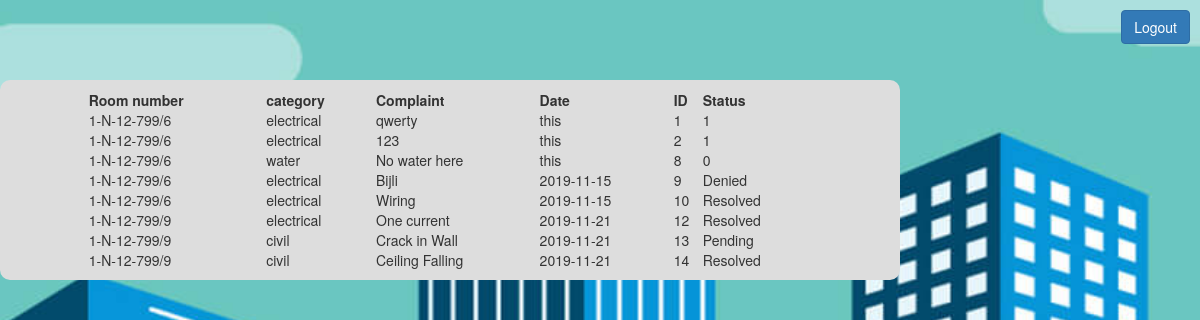
Page /viewComplaint on the earlier database version.
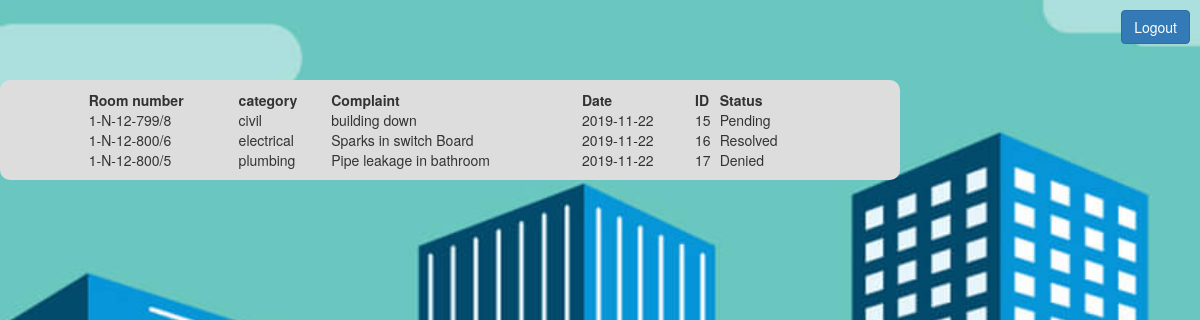
Same page on the later database version.
### tables this page shows
CREATE TABLE "complaint" (
	"user_id"	TEXT,
	"category"	TEXT,
	"content"	TEXT,
	"date"	TEXT,
	"id"	INTEGER PRIMARY KEY AUTOINCREMENT,
	"status"	TEXT DEFAULT 'Pending'
);

### script.py (the view)
@app.route('/viewComplaint')
def viewComplaint():
	conn = sqlite3.connect('data/data.db')
	cursor = conn.cursor()
	cursor.execute("Select * from complaint")
	rows = cursor.fetchall();
	return render_template('viewComplaint.html', rows=rows)

### script.py (called while the page is built)
@app.before_request
def before_request():
	g.user = None
	if 'user' in session:
		g.user = session['user']

### templates/viewComplaint.html (shortened to what this page needs)
<!DOCTYPE html>
<html>
<head>
	<link rel="stylesheet" type="text/css" href="{{ url_for('static', filename='bootstrap.css') }}">
	<link rel="stylesheet" type="text/css" href="{{ url_for('static', filename='myStyles.css') }}">
	<link rel="stylesheet" href="https://maxcdn.bootstrapcdn.com/bootstrap/3.4.0/css/bootstrap.min.css">
</head>
<body class="bgSet">
	<a href="/logout" style="float: right; margin: 10px"><button class="btn btn-primary">Logout</button></a>
	<br>
  <br>
  <br>
  <br>
  <div class="container-fluid">
		<div class="row">
      <div class="col-md-9">
        <div class="row roundCorner" style="background-color: var(--lightGrey); padding: 10px">
          <div class="col">
						<center>
							<table width="85%" align="center;" style="margin: 0px auto;">
                <tr>
                  <td><strong>Room number</strong></td>
                  <td><strong>category</strong></td>
                  <td><strong>Complaint</strong></td>
                  <td><strong>Date</strong></td>
                  <td><strong>ID</strong></td>
                  <td><strong>Status</strong></td>
                </tr>
                {% for row in rows %}
                <tr>
                  <td>{{row[0]}}</td>
                  <td>{{row[1]}}</td>
                  <td>{{row[2]}}</td>
                  <td>{{row[3]}}</td>
                  <td>{{row[4]}}</td>
                  <td>{{row[5]}}</td>
                </tr>
                {% endfor %}
              </table>
            </center>
          </div>
        </div>
      </div>
    </div>
  </div>
</body>
</html>

Differences in the rows shown:
removed complaint: user "1-N-12-799/6", category "electrical", content "qwerty", date "this", id "1", status "1"
removed complaint: user "1-N-12-799/6", category "electrical", content "123", date "this", id "2", status "1"
removed complaint: user "1-N-12-799/6", category "water", content "No water here", date "this", id "8", status "0"
removed complaint: user "1-N-12-799/6", category "electrical", content "Bijli", date "2019-11-15", id "9", status "Denied"
removed complaint: user "1-N-12-799/6", category "electrical", content "Wiring", date "2019-11-15", id "10", status "Resolved"
removed complaint: user "1-N-12-799/9", category "electrical", content "One current", date "2019-11-21", id "12", status "Resolved"
removed complaint: user "1-N-12-799/9", category "civil", content "Crack in Wall", date "2019-11-21", id "13", status "Pending"
removed complaint: user "1-N-12-799/9", category "civil", content "Ceiling Falling", date "2019-11-21", id "14", status "Resolved"
added complaint: user "1-N-12-799/8", category "civil", content "building down", date "2019-11-22", id "15", status "Pending"
added complaint: user "1-N-12-800/6", category "electrical", content "Sparks in switch Board", date "2019-11-22", id "16", status "Resolved"
added complaint: user "1-N-12-800/5", category "plumbing", content "Pipe leakage in bathroom", date "2019-11-22", id "17", status "Denied"
